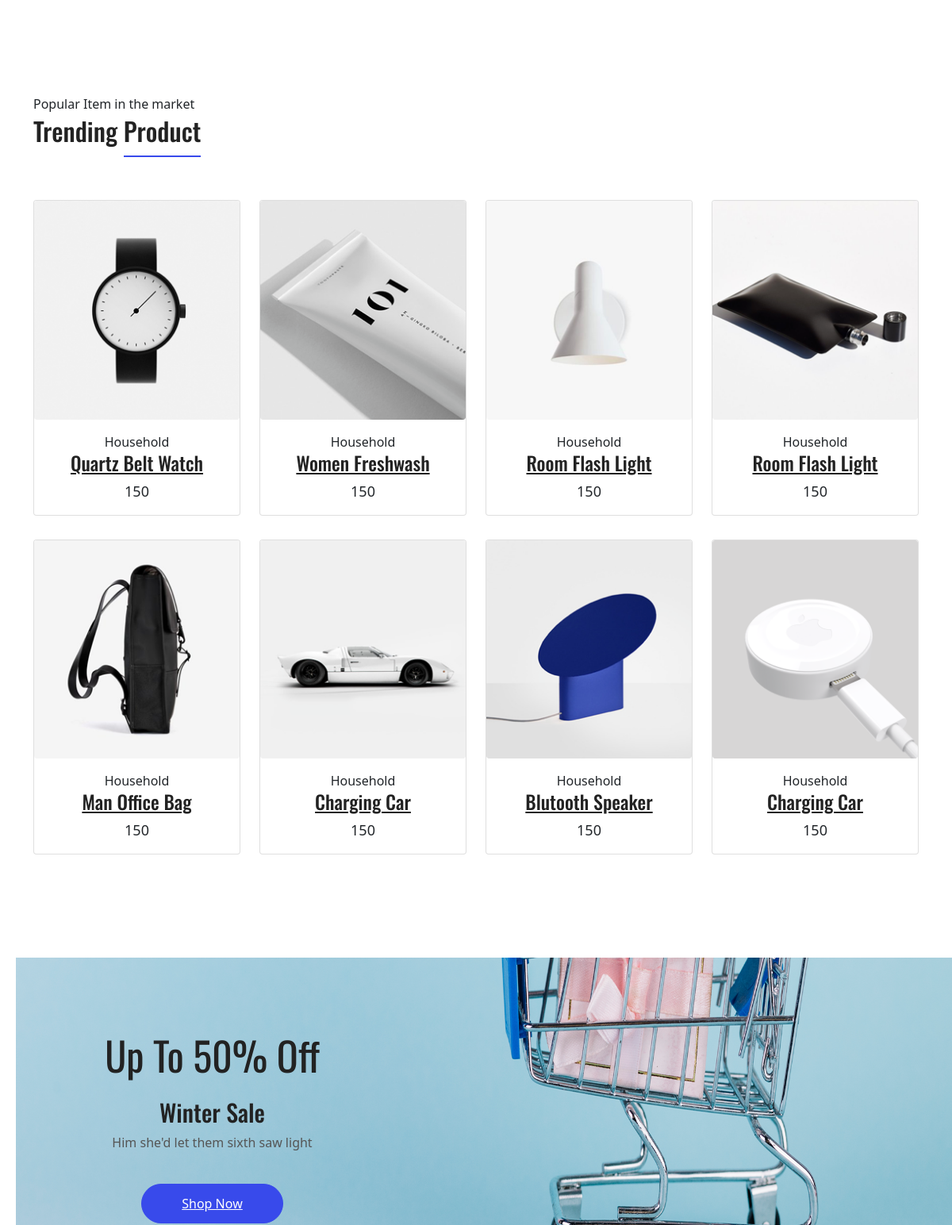
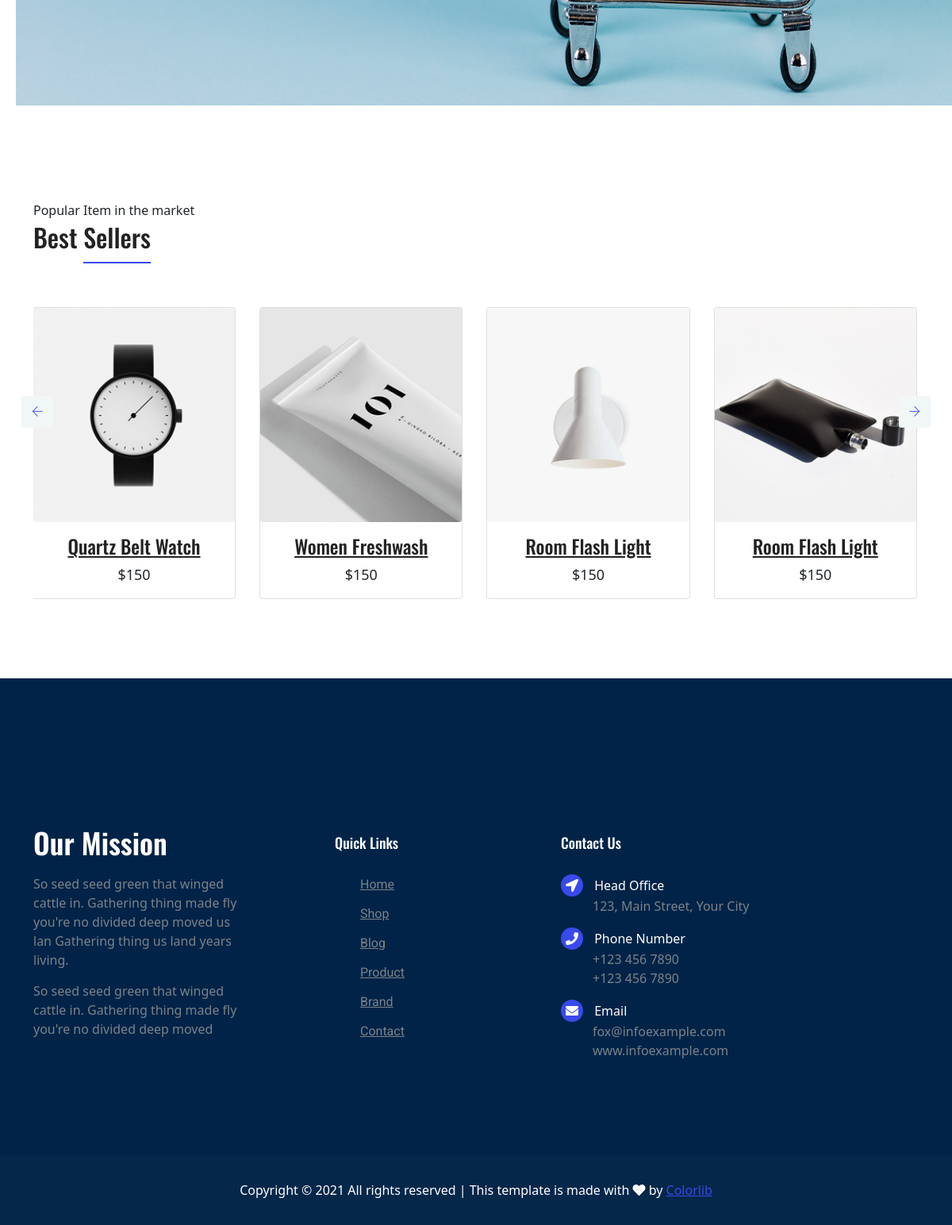
The app's page / (lower part), older data (2 pictures, top to bottom).
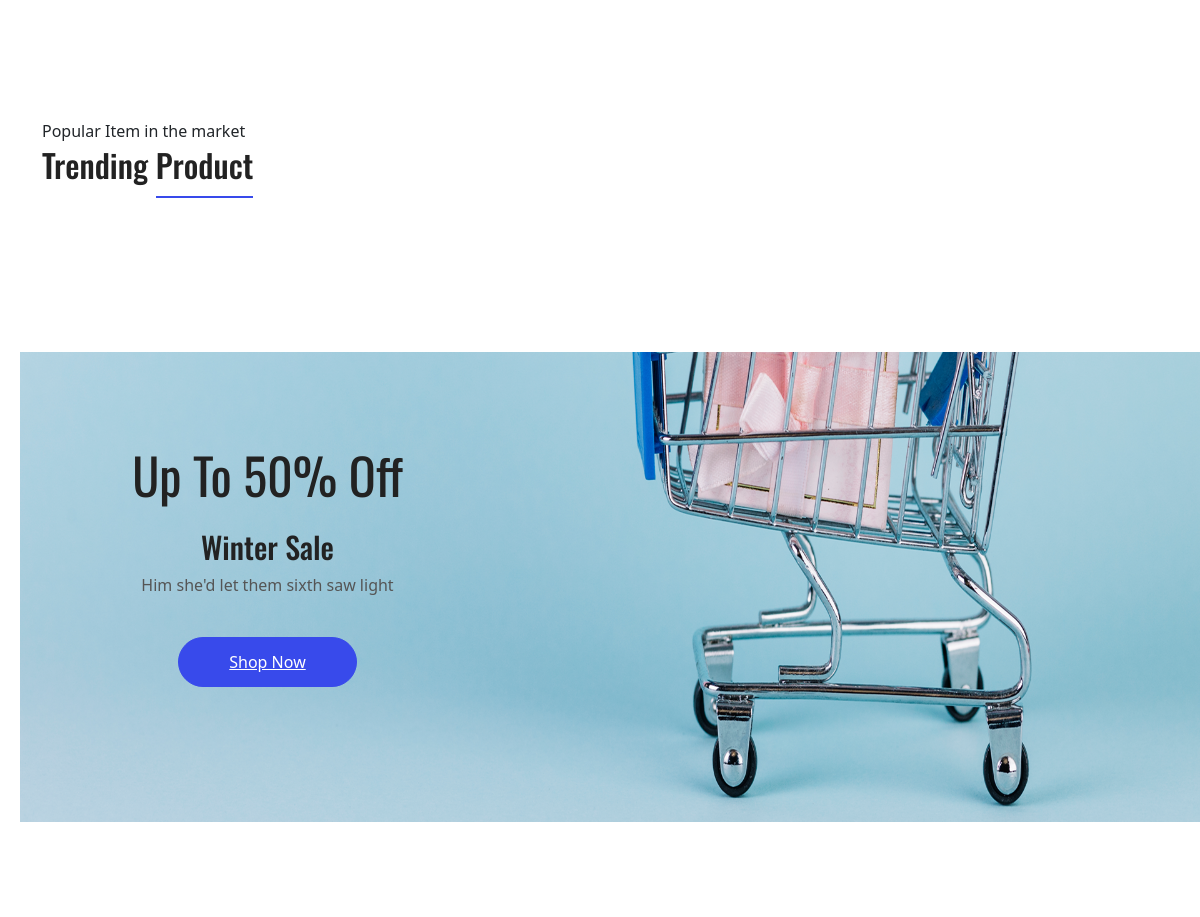
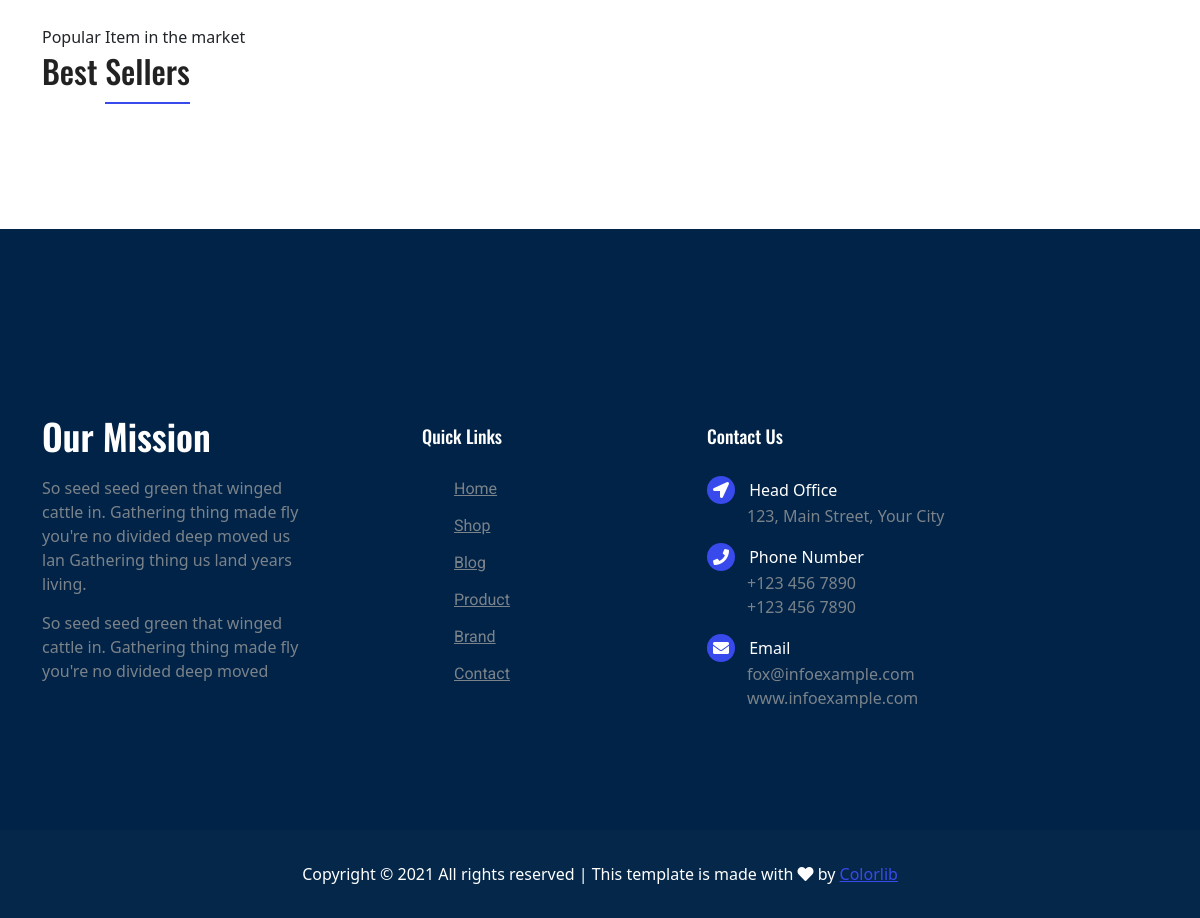
The same page, newer data (2 pictures, top to bottom).
### gop_shop/models.py (models this page shows, shortened)
class Product(db.Model):
    __tablename__='products'
    id = db.Column(db.Integer(), primary_key=True)
    title = db.Column(db.String(), nullable=False)
    price = db.Column(db.Integer(), nullable=False)
    category = db.Column(db.String(), nullable=False)
    availibility = db.Column(db.String(), nullable=False)
    description = db.Column(db.Text(), nullable=False)
    image = db.Column(db.String(), nullable=False)
    buy = db.relationship('Buy', backref='product', lazy=True)

### gop_shop/routes.py (the view)
@app.route("/")
def index():
    products = Product.query.all()
    return render_template('index.html', products=products)

### gop_shop/templates/index.html (shortened to what this page needs)
{% extends 'base.html' %}
{% block content %}
  <main class="site-main">
    <section class="section-margin calc-60px">
      <div class="container">
        <div class="section-intro pb-60px">
          <p>Popular Item in the market</p>
          <h2>Trending <span class="section-intro__style">Product</span></h2>
        </div>
        <div class="row">
          {% for product in products %}
          <div class="col-md-6 col-lg-4 col-xl-3">
            <div class="card text-center card-product">
              <div class="card-product__img">
                <img class="card-img" src="{{ url_for('static', filename='img/product/' + product.image) }}" alt="">
              </div>
              <div class="card-body">
                <p>{{ product.category }}</p>
                <h4 class="card-product__title"><a href="{{ url_for('product_detail', product_id=product.id) }}">{{  product.title }}</a></h4>
                <p class="card-product__price">{{ product.price }}</p>
              </div>
            </div>
          </div>
          {% endfor %}
        </div>
      </div>
    </section>
    <section class="offer" id="parallax-1" data-anchor-target="#parallax-1" data-300-top="background-position: 20px 30px" data-top-bottom="background-position: 0 20px">
          <div class="container">
            <div class="row">
              <div class="col-xl-5">
                <div class="offer__content text-center">
                  <h3>Up To 50% Off</h3>
                  <h4>Winter Sale</h4>
                  <p>Him she'd let them sixth saw light</p>
                  <a class="button button--active mt-3 mt-xl-4" href="#">Shop Now</a>
                </div>
              </div>
            </div>
          </div>
    </section>
    <section class="section-margin calc-60px">
      <div class="container">
        <div class="section-intro pb-60px">
          <p>Popular Item in the market</p>
          <h2>Best <span class="section-intro__style">Sellers</span></h2>
        </div>
        <div class="owl-carousel owl-theme" id="bestSellerCarousel">
          {% for product in products %}
          <div class="card text-center card-product">
            <div class="card-product__img">
              <img class="img-fluid" src="{{ url_for('static', filename='img/product/' + product.image ) }}" alt="">
            </div>
            <div class="card-body">
              <h4 class="card-product__title"><a href="{{ url_for('product_detail', product_id=product.id) }}">{{ product.title }}</a></h4>
              <p class="card-product__price">${{ product.price }}</p>
            </div>
          </div>
          {% endfor %}
        </div>
      </div>
    </section>
</body>
</html>
{%endblock%}

### gop_shop/templates/base.html (shortened to what this page needs)
<!DOCTYPE html>
<html lang="en">
<head>
    <link rel="stylesheet" href="{{ url_for('static', filename='vendors/bootstrap/bootstrap.min.css') }}">
    <link rel="stylesheet" href="{{ url_for('static', filename='vendors/fontawesome/css/all.min.css') }}">
    <link rel="stylesheet" href="{{ url_for('static', filename='vendors/themify-icons/themify-icons.css') }}">
    <link rel="stylesheet" href="{{ url_for('static', filename='vendors/nice-select/nice-select.css') }}">
    <link rel="stylesheet" href="{{ url_for('static', filename='vendors/owl-carousel/owl.theme.default.min.css') }}">
    <link rel="stylesheet" href="{{ url_for('static', filename='vendors/owl-carousel/owl.carousel.min.css') }}">
    <link rel="stylesheet" href="{{ url_for('static', filename='css/style.css') }}">
    <link href="https://cdn.jsdelivr.net/npm/bootstrap@5.1.2/dist/css/bootstrap.min.css" rel="stylesheet"
>
</head>
<body>
    {% block content %}
    {% endblock %}
    <footer class="footer">
        <div class="footer-area">
            <div class="container">
                <div class="row section_gap">
                    <div class="col-lg-3 col-md-6 col-sm-6">
                        <div class="single-footer-widget tp_widgets">
                            <h4 class="footer_title large_title">Our Mission</h4>
                            <p>
                                So seed seed green that winged cattle in. Gathering thing made fly you're no
                                divided deep moved us lan Gathering thing us land years living.
                            </p>
                            <p>
                                So seed seed green that winged cattle in. Gathering thing made fly you're no divided
                                deep moved
                            </p>
                        </div>
                    </div>
                    <div class="offset-lg-1 col-lg-2 col-md-6 col-sm-6">
                        <div class="single-footer-widget tp_widgets">
                            <h4 class="footer_title">Quick Links</h4>
                            <ul class="list">
                                <li><a href="#">Home</a></li>
                                <li><a href="#">Shop</a></li>
                                <li><a href="#">Blog</a></li>
                                <li><a href="#">Product</a></li>
                                <li><a href="#">Brand</a></li>
                                <li><a href="#">Contact</a></li>
                            </ul>
                        </div>
                    </div>
                    <div class="offset-lg-1 col-lg-3 col-md-6 col-sm-6">
                        <div class="single-footer-widget tp_widgets">
                            <h4 class="footer_title">Contact Us</h4>
                            <div class="ml-40">
                                <p class="sm-head">
                                    <span class="fa fa-location-arrow"></span>
                                    Head Office
                                </p>
                                <p>123, Main Street, Your City</p>
                                <p class="sm-head">
                                    <span class="fa fa-phone"></span>
                                    Phone Number
                                </p>
                                <p>
                                    +123 456 7890 <br>
                                    +123 456 7890
                                </p>
                                <p class="sm-head">
                                    <span class="fa fa-envelope"></span>
                                    Email
                                </p>
                                <p>
                                    fox@infoexample.com <br>
                                    www.infoexample.com
                                </p>
                            </div>
                        </div>
                    </div>
                </div>
            </div>
        </div>
        <div class="footer-bottom">
            <div class="container">
                <div class="row d-flex">
                    <p class="col-lg-12 footer-text text-center">
                        Copyright &copy;
                        <script>document.write(new Date().getFullYear());</script> All rights reserved | This template
                        is made with <i class="fa fa-heart" aria-hidden="true"></i> by <a href="https://colorlib.com"
                            target="_blank">Colorlib</a>
                    </p>
                </div>
            </div>
        </div>
    </footer>
</body>
</html>

### gop_shop/static/css/style.css (style rules this page uses)
body { color:#777;font-family:"Roboto",sans-serif;font-size:15px;font-weight:400;line-height:1.667 }
ul { list-style-type:none;margin:0;padding:0 }
h1,h2,h3,h4,h5,h6 { font-family:"Oswald",sans-serif;color:#222;line-height:1.1 }
h2,.h2 { font-size:36px;font-weight:600 }
h3,.h3 { font-size:26px;font-weight:600 }
@media (min-width: 600px) { h3,.h3 { font-size:36px } }
h4,.h4 { font-size:20px;font-weight:400;line-height:1.3 }
a { display:inline-block }
.section-margin { margin:45px 0 }
@media (min-width: 980px) { .section-margin { margin:70px 0 } }
@media (min-width: 1100px) { .section-margin { margin:120px 0 } }
@media (min-width: 1100px) { .section-margin.calc-60px { margin:120px 0 70px 0 } }
.pb-60px { padding-bottom:60px }
.ml-40 { margin-left:40px }
.section-intro p { margin-bottom:3px }
.section-intro__style { border-bottom:2px solid #384aeb;padding-bottom:8px }
.offer { background:url("../img/home/parallax-bg.png") right center no-repeat;background-size:cover }
@media (min-width: 1200px) { .offer { background-size:100% 100% } }
.offer__content { padding:100px 0 110px 0 }
@media (min-width: 1000px) { .offer__content { padding:122px 0 135px 0 } }
.offer__content h3 { font-size:35px;font-weight:400;margin-bottom:20px }
@media (min-width: 650px) { .offer__content h3 { font-size:50px;margin-bottom:25px } }
.offer__content h4 { font-size:30px }
.offer__content p { color:#555555 }
.button { display:inline-block;border:1px solid #384aeb;border-radius:30px;color:#222;font-weight:500;padding:12px 50px;background:#384aeb;color:#fff;transition:all .4s ease }
.button--active { background:#384aeb;color:#fff }
.footer-area { background:#002347;padding:50px 0px 50px }
@media (min-width: 1000px) { .footer-area { padding:195px 0px 120px } }
.single-footer-widget p { margin-bottom:15px }
.single-footer-widget p:last-child { margin-bottom:0 }
.single-footer-widget .sm-head { color:#fff;margin-bottom:0px }
.single-footer-widget .sm-head span { position:relative;margin-left:-40px;margin-right:10px;display:inline-block;width:28px;height:28px;line-height:28px;text-align:center;background:#384aeb;color:#ffffff;border-radius:20px }
.tp_widgets .list li { margin-bottom:12px }
.tp_widgets .list li a { color:#7b838a;font-family:"Roboto",sans-serif }
.tp_widgets .list li:last-child { margin-bottom:0px }
.tp_widgets p { color:#7b838a }
.footer_title { font-size:18px;line-height:24px;font-weight:500;font-family:"Oswald",sans-serif;text-transform:capitalize;color:#fff;margin-bottom:28px }
.footer_title.large_title { font-size:36px;font-weight:600 }
.footer-bottom { background:rgba(0,35,71,0.980392);padding:32px }
.footer-bottom .footer-text { color:#fff;margin-bottom:0 }
.footer-bottom .footer-text a { color:#384aeb;opacity:1 }

Row changes from the older to the newer data that the page shows:
removed Product: image (picture), category "Household", title "Quartz Belt Watch", price "150"
removed Product: image (picture), category "Household", title "Women Freshwash", price "150"
removed Product: image (picture), category "Household", title "Room Flash Light", price "150"
removed Product: image (picture), category "Household", title "Room Flash Light", price "150"
removed Product: image (picture), category "Household", title "Man Office Bag", price "150", shown under "Trending Product"
removed Product: image (picture), category "Household", title "Charging Car", price "150", shown under "Trending Product"
removed Product: image (picture), category "Household", title "Blutooth Speaker", price "150", shown under "Trending Product"
removed Product: image (picture), category "Household", title "Charging Car", price "150", shown under "Trending Product"
